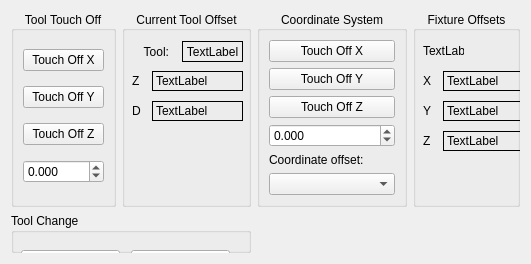
      <widget class="QWidget" name="tab_2">
       <attribute name="title">
        <string>Touch Off</string>
       </attribute>
       <layout class="QGridLayout" name="gridLayout_15">
        <item row="0" column="2">
         <widget class="QGroupBox" name="groupBox_5">
          <property name="minimumSize">
           <size>
            <width>150</width>
            <height>0</height>
           </size>
          </property>
          <property name="title">
           <string>Coordinate System</string>
          </property>
          <property name="alignment">
           <set>Qt::AlignCenter</set>
          </property>
          <layout class="QGridLayout" name="gridLayout_12">
           <item row="4" column="0">
            <widget class="QLabel" name="label_23">
             <property name="text">
              <string>Coordinate offset:</string>
             </property>
            </widget>
           </item>
           <item row="2" column="0">
            <widget class="QPushButton" name="touchoff_pb_z">
             <property name="text">
              <string>Touch Off Z</string>
             </property>
            </widget>
           </item>
           <item row="1" column="0">
            <widget class="QPushButton" name="touchoff_pb_y">
             <property name="text">
              <string>Touch Off Y</string>
             </property>
            </widget>
           </item>
           <item row="0" column="0">
            <widget class="QPushButton" name="touchoff_pb_x">
             <property name="text">
              <string>Touch Off X</string>
             </property>
            </widget>
           </item>
           <item row="3" column="0">
            <widget class="QDoubleSpinBox" name="touchoff_dsb">
             <property name="decimals">
              <number>3</number>
             </property>
             <property name="minimum">
              <double>-1000.000000000000000</double>
             </property>
             <property name="maximum">
              <double>1000.000000000000000</double>
             </property>
             <property name="singleStep">
              <double>0.001000000000000</double>
             </property>
             <property name="stepType">
              <enum>QAbstractSpinBox::DefaultStepType</enum>
             </property>
            </widget>
           </item>
           <item row="5" column="0">
            <widget class="QComboBox" name="touchoff_system_cb"/>
           </item>
          </layout>
         </widget>
        </item>
        <item row="0" column="3">
         <widget class="QGroupBox" name="groupBox_10">
          <property name="title">
           <string>Fixture Offsets</string>
          </property>
          <property name="alignment">
           <set>Qt::AlignCenter</set>
          </property>
          <widget class="QLabel" name="g5x_lb_z">
           <property name="geometry">
            <rect>
             <x>30</x>
             <y>120</y>
             <width>91</width>
             <height>20</height>
            </rect>
           </property>
           <property name="frameShape">
            <enum>QFrame::Box</enum>
           </property>
           <property name="text">
            <string>TextLabel</string>
           </property>
           <property name="alignment">
            <set>Qt::AlignLeading|Qt::AlignLeft|Qt::AlignVCenter</set>
           </property>
          </widget>
          <widget class="QLabel" name="g5x_index_lb">
           <property name="geometry">
            <rect>
             <x>10</x>
             <y>30</y>
             <width>41</width>
             <height>19</height>
            </rect>
           </property>
           <property name="text">
            <string>TextLabel</string>
           </property>
          </widget>
          <widget class="QLabel" name="label_26">
           <property name="geometry">
            <rect>
             <x>10</x>
             <y>120</y>
             <width>21</width>
             <height>19</height>
            </rect>
           </property>
           <property name="text">
            <string>Z</string>
           </property>
          </widget>
          <widget class="QLabel" name="label_24">
           <property name="geometry">
            <rect>
             <x>10</x>
             <y>60</y>
             <width>21</width>
             <height>19</height>
            </rect>
           </property>
           <property name="text">
            <string>X</string>
           </property>
          </widget>
          <widget class="QLabel" name="g5x_lb_x">
           <property name="geometry">
            <rect>
             <x>30</x>
             <y>60</y>
             <width>91</width>
             <height>20</height>
            </rect>
           </property>
           <property name="frameShape">
            <enum>QFrame::Box</enum>
           </property>
           <property name="text">
            <string>TextLabel</string>
           </property>
           <property name="alignment">
            <set>Qt::AlignLeading|Qt::AlignLeft|Qt::AlignVCenter</set>
           </property>
          </widget>
          <widget class="QLabel" name="g5x_lb_y">
           <property name="geometry">
            <rect>
             <x>30</x>
             <y>90</y>
             <width>91</width>
             <height>20</height>
            </rect>
           </property>
           <property name="frameShape">
            <enum>QFrame::Box</enum>
           </property>
           <property name="text">
            <string>TextLabel</string>
           </property>
           <property name="alignment">
            <set>Qt::AlignLeading|Qt::AlignLeft|Qt::AlignVCenter</set>
           </property>
          </widget>
          <widget class="QLabel" name="label_25">
           <property name="geometry">
            <rect>
             <x>10</x>
             <y>90</y>
             <width>21</width>
             <height>20</height>
            </rect>
           </property>
           <property name="text">
            <string>Y</string>
           </property>
          </widget>
         </widget>
        </item>
        <item row="1" column="3">
         <spacer name="verticalSpacer_3">
          <property name="orientation">
           <enum>Qt::Vertical</enum>
          </property>
          <property name="sizeHint" stdset="0">
           <size>
            <width>20</width>
            <height>40</height>
           </size>
          </property>
         </spacer>
        </item>
        <item row="0" column="1">
         <widget class="QGroupBox" name="groupBox_11">
          <property name="title">
           <string>Current Tool Offset</string>
          </property>
          <property name="alignment">
           <set>Qt::AlignCenter</set>
          </property>
          <widget class="QLabel" name="label_27">
           <property name="geometry">
            <rect>
             <x>10</x>
             <y>60</y>
             <width>21</width>
             <height>19</height>
            </rect>
           </property>
           <property name="text">
            <string>Z</string>
           </property>
          </widget>
          <widget class="QLabel" name="tool_table_zoffset_0_lb">
           <property name="geometry">
            <rect>
             <x>30</x>
             <y>60</y>
             <width>91</width>
             <height>20</height>
            </rect>
           </property>
           <property name="frameShape">
            <enum>QFrame::Box</enum>
           </property>
           <property name="text">
            <string>TextLabel</string>
           </property>
           <property name="alignment">
            <set>Qt::AlignLeading|Qt::AlignLeft|Qt::AlignVCenter</set>
           </property>
          </widget>
          <widget class="QLabel" name="tool_table_diameter_0_lb">
           <property name="geometry">
            <rect>
             <x>30</x>
             <y>90</y>
             <width>91</width>
             <height>20</height>
            </rect>
           </property>
           <property name="frameShape">
            <enum>QFrame::Box</enum>
           </property>
           <property name="text">
            <string>TextLabel</string>
           </property>
           <property name="alignment">
            <set>Qt::AlignLeading|Qt::AlignLeft|Qt::AlignVCenter</set>
           </property>
          </widget>
          <widget class="QLabel" name="label_29">
           <property name="geometry">
            <rect>
             <x>10</x>
             <y>90</y>
             <width>21</width>
             <height>19</height>
            </rect>
           </property>
           <property name="text">
            <string>D</string>
           </property>
          </widget>
          <widget class="QLabel" name="tool_in_spindle_lb">
           <property name="geometry">
            <rect>
             <x>60</x>
             <y>30</y>
             <width>61</width>
             <height>21</height>
            </rect>
           </property>
           <property name="frameShape">
            <enum>QFrame::Box</enum>
           </property>
           <property name="text">
            <string>TextLabel</string>
           </property>
           <property name="alignment">
            <set>Qt::AlignCenter</set>
           </property>
          </widget>
          <widget class="QLabel" name="label_14">
           <property name="geometry">
            <rect>
             <x>10</x>
             <y>30</y>
             <width>41</width>
             <height>21</height>
            </rect>
           </property>
           <property name="baseSize">
            <size>
             <width>0</width>
             <height>0</height>
            </size>
           </property>
           <property name="text">
            <string>Tool:</string>
           </property>
           <property name="alignment">
            <set>Qt::AlignRight|Qt::AlignTrailing|Qt::AlignVCenter</set>
           </property>
           <property name="indent">
            <number>4</number>
           </property>
          </widget>
          <widget class="QLabel" name="label_13">
           <property name="geometry">
            <rect>
             <x>154</x>
             <y>30</y>
             <width>106</width>
             <height>21</height>
            </rect>
           </property>
           <property name="text">
            <string>Feed:</string>
           </property>
           <property name="alignment">
            <set>Qt::AlignRight|Qt::AlignTrailing|Qt::AlignVCenter</set>
           </property>
          </widget>
         </widget>
        </item>
        <item row="0" column="0">
         <widget class="QGroupBox" name="groupBox_6">
          <property name="maximumSize">
           <size>
            <width>163</width>
            <height>16777215</height>
           </size>
          </property>
          <property name="title">
           <string>Tool Touch Off</string>
          </property>
          <property name="alignment">
           <set>Qt::AlignCenter</set>
          </property>
          <layout class="QGridLayout" name="gridLayout_14">
           <item row="2" column="0">
            <widget class="QPushButton" name="tool_touchoff_z">
             <property name="text">
              <string>Touch Off Z</string>
             </property>
            </widget>
           </item>
           <item row="1" column="0">
            <widget class="QPushButton" name="tool_touchoff_y">
             <property name="text">
              <string>Touch Off Y</string>
             </property>
            </widget>
           </item>
           <item row="0" column="0">
            <widget class="QPushButton" name="tool_touchoff_x">
             <property name="text">
              <string>Touch Off X</string>
             </property>
            </widget>
           </item>
           <item row="3" column="0">
            <widget class="QDoubleSpinBox" name="tool_touchoff_dsb">
             <property name="decimals">
              <number>3</number>
             </property>
             <property name="minimum">
              <double>-1000.000000000000000</double>
             </property>
             <property name="maximum">
              <double>1000.000000000000000</double>
             </property>
             <property name="singleStep">
              <double>0.100000000000000</double>
             </property>
            </widget>
           </item>
          </layout>
         </widget>
        </item>
        <item row="1" column="0" colspan="2">
         <widget class="QGroupBox" name="groupBox_9">
          <property name="title">
           <string>Tool Change</string>
          </property>
          <widget class="QSpinBox" name="next_tool_sb">
           <property name="geometry">
            <rect>
             <x>10</x>
             <y>70</y>
             <width>99</width>
             <height>28</height>
            </rect>
           </property>
           <property name="minimumSize">
            <size>
             <width>99</width>
             <height>0</height>
            </size>
           </property>
           <property name="maximumSize">
            <size>
             <width>99</width>
             <height>16777215</height>
            </size>
           </property>
           <property name="toolTip">
            <string/>
           </property>
           <property name="toolTipDuration">
            <number>-1</number>
           </property>
           <property name="alignment">
            <set>Qt::AlignRight|Qt::AlignTrailing|Qt::AlignVCenter</set>
           </property>
          </widget>
          <widget class="QPushButton" name="tool_change_pb">
           <property name="geometry">
            <rect>
             <x>10</x>
             <y>37</y>
             <width>99</width>
             <height>27</height>
            </rect>
           </property>
           <property name="toolTip">
            <string/>
           </property>
           <property name="toolTipDuration">
            <number>-1</number>
           </property>
           <property name="text">
            <string>Toolchange</string>
           </property>
          </widget>
          <widget class="QPushButton" name="tool_change_pb_0">
           <property name="geometry">
            <rect>
             <x>120</x>
             <y>37</y>
             <width>99</width>
             <height>27</height>
            </rect>
           </property>
           <property name="text">
            <string>Tool 0</string>
           </property>
          </widget>
          <widget class="QPushButton" name="tool_change_pb_1">
           <property name="geometry">
            <rect>
             <x>120</x>
             <y>70</y>
             <width>99</width>
             <height>27</height>
            </rect>
           </property>
           <property name="text">
            <string>Tool 1</string>
           </property>
          </widget>
          <widget class="QPushButton" name="tool_change_pb_24">
           <property name="geometry">
            <rect>
             <x>240</x>
             <y>72</y>
             <width>89</width>
             <height>27</height>
            </rect>
           </property>
           <property name="text">
            <string>Tool 24</string>
           </property>
          </widget>
          <widget class="QPushButton" name="tool_change_pb_2">
           <property name="geometry">
            <rect>
             <x>240</x>
             <y>40</y>
             <width>89</width>
             <height>27</height>
            </rect>
           </property>
           <property name="text">
            <string>Tool 2</string>
           </property>
          </widget>
          <widget class="QPushButton" name="tool_change_pb_50">
           <property name="geometry">
            <rect>
             <x>8</x>
             <y>120</y>
             <width>321</width>
             <height>27</height>
            </rect>
           </property>
           <property name="text">
            <string>Tool 50</string>
           </property>
          </widget>
         </widget>
        </item>
       </layout>
      </widget>
